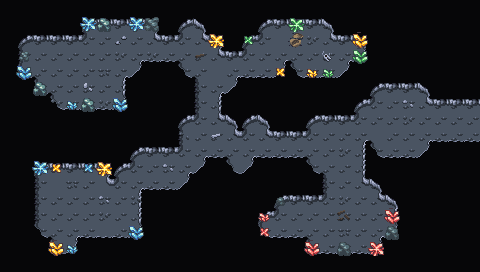

A level layout from a 2D game, rendered from its tile map. Below: a short description, then the map file with tile-grid data replaced by summaries:
An orthogonal 30x17 tile map with 16x16 px tiles, 4 tile layers (Background, Background 2, Walls, Clutter), 3 tilesets and 10 objects.

<map version="1.10" tiledversion="1.11.2" orientation="orthogonal" renderorder="right-down" width="30" height="17" tilewidth="16" tileheight="16" infinite="0" nextlayerid="8" nextobjectid="76">
 <editorsettings>
  <export target="wastetown..tmx" format="tmx" />
 </editorsettings>
 <properties>
  <property name="dungeonEffect" value="{&quot;startBattleWithCard&quot;: [ &quot;Titans' Nest&quot;, &quot;Evolutionary Escalation&quot; ]}" />
 </properties>
 <tileset firstgid="1" source="../../../../common/maps/tileset/main.tsx" />
 <tileset firstgid="10113" source="../../../../common/maps/tileset/buildings.tsx" />
 <tileset firstgid="11905" source="../../../../common/maps/tileset/dungeon/dungeon_bis.tsx" />
 <layer id="1" name="Background" width="30" height="17">
  <data>[510 cells, 510 non-empty, 1 distinct tile ids]</data>
 </layer>
 <layer id="7" name="Background 2" width="30" height="17">
  <data>[510 cells, 493 non-empty, 1 distinct tile ids]</data>
 </layer>
 <layer id="2" name="Walls" width="30" height="17">
  <data>[510 cells, 391 non-empty, 9 distinct tile ids]</data>
 </layer>
 <layer id="3" name="Clutter" width="30" height="17">
  <properties>
   <property name="spriteLayer" type="bool" value="true" />
  </properties>
  <data>[510 cells, 111 non-empty, 38 distinct tile ids]</data>
 </layer>
 <objectgroup id="4" name="Objects">
  <object id="60" template="../../../../common/maps/obj/door_left.tx" x="462.668" y="135.761">
   <properties>
    <property name="teleport" value="../Realm of Legends/maps/map/cave/Lair_of_Behemoths_2.tmx" />
    <property name="teleportObjectId" value="63" />
   </properties>
  </object>
  <object id="64" template="../../../../common/maps/obj/enemy.tx" x="338.499" y="207.714">
   <properties>
    <property name="enemy" value="Obosh" />
    <property name="speedModifier" type="float" value="20" />
    <property name="threatRange" type="int" value="50" />
   </properties>
  </object>
  <object id="65" template="../../../../common/maps/obj/dialog.tx" x="428.068" y="134.966" width="22.2409" height="23.0252" rotation="0" visible="1">
   <properties>
    <property name="dialog">[
{
   "text": "The caverns ahead seem almost stuffed full of terrible beasts, the stone barely able to contain such fearsome creatures. What forces must have threatened them, that they all came here to hide so deep underground?",
   "options": [{
      "name": "(Continue)", "action": [{"deleteMapObject":-1}]}]
}
]</property>
   </properties>
  </object>
  <object id="69" template="../../obj/treasure.tx" x="314.508" y="64.0269">
   <properties>
    <property name="reward">[
{
  "type": "randomCard",
  "count": 5,
  "rarity": ["Uncommon"]
},
{
  "type": "randomCard",
  "count": 1,
  "rarity": ["Rare", "Mythic Rare"]
}
]</property>
   </properties>
  </object>
  <object id="70" template="../../../../common/maps/obj/enemy.tx" x="97.3527" y="67.252">
   <properties>
    <property name="enemy" value="Gyruda" />
    <property name="speedModifier" type="float" value="20" />
    <property name="threatRange" type="int" value="50" />
   </properties>
  </object>
  <object id="71" template="../../../../common/maps/obj/enemy.tx" x="96.8152" y="219.906">
   <properties>
    <property name="enemy" value="Yorion" />
    <property name="speedModifier" type="float" value="20" />
    <property name="threatRange" type="int" value="50" />
   </properties>
  </object>
  <object id="72" template="../../../../common/maps/obj/enemy.tx" x="263.982" y="54.8891">
   <properties>
    <property name="enemy" value="Kaheera" />
    <property name="speedModifier" type="float" value="20" />
    <property name="threatRange" type="int" value="50" />
   </properties>
  </object>
  <object id="73" template="../../obj/treasure.tx" x="283.333" y="225.819">
   <properties>
    <property name="reward">[
{
  "type": "randomCard",
  "count": 5,
  "rarity": ["Uncommon"]
},
{
  "type": "randomCard",
  "count": 1,
  "rarity": ["Rare", "Mythic Rare"]
}
]</property>
   </properties>
  </object>
  <object id="74" template="../../obj/treasure.tx" x="43.0638" y="215.068">
   <properties>
    <property name="reward">[
{
  "type": "randomCard",
  "count": 5,
  "rarity": ["Uncommon"]
},
{
  "type": "randomCard",
  "count": 1,
  "rarity": ["Rare", "Mythic Rare"]
}
]</property>
   </properties>
  </object>
  <object id="75" template="../../obj/treasure.tx" x="35.5386" y="67.7895">
   <properties>
    <property name="reward">[
{
  "type": "randomCard",
  "count": 5,
  "rarity": ["Uncommon"]
},
{
  "type": "randomCard",
  "count": 1,
  "rarity": ["Rare", "Mythic Rare"]
}
]</property>
   </properties>
  </object>
 </objectgroup>
</map>
